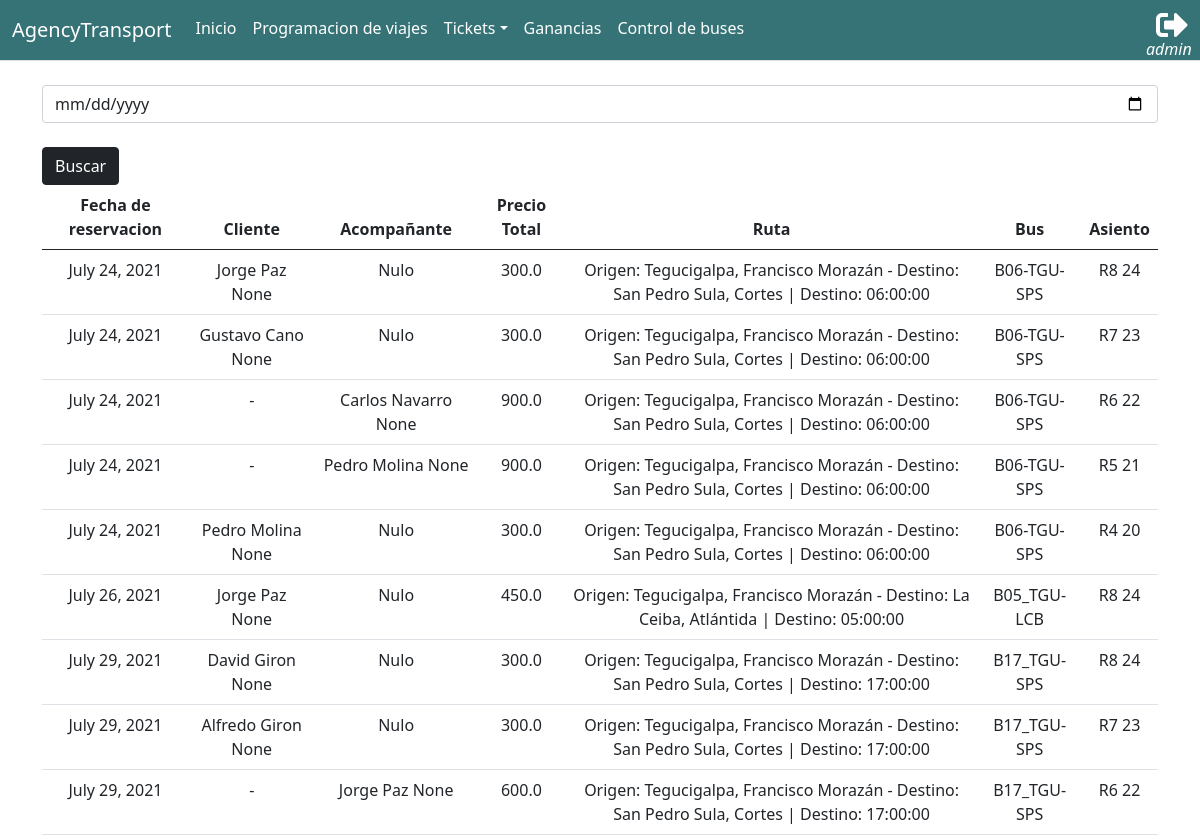
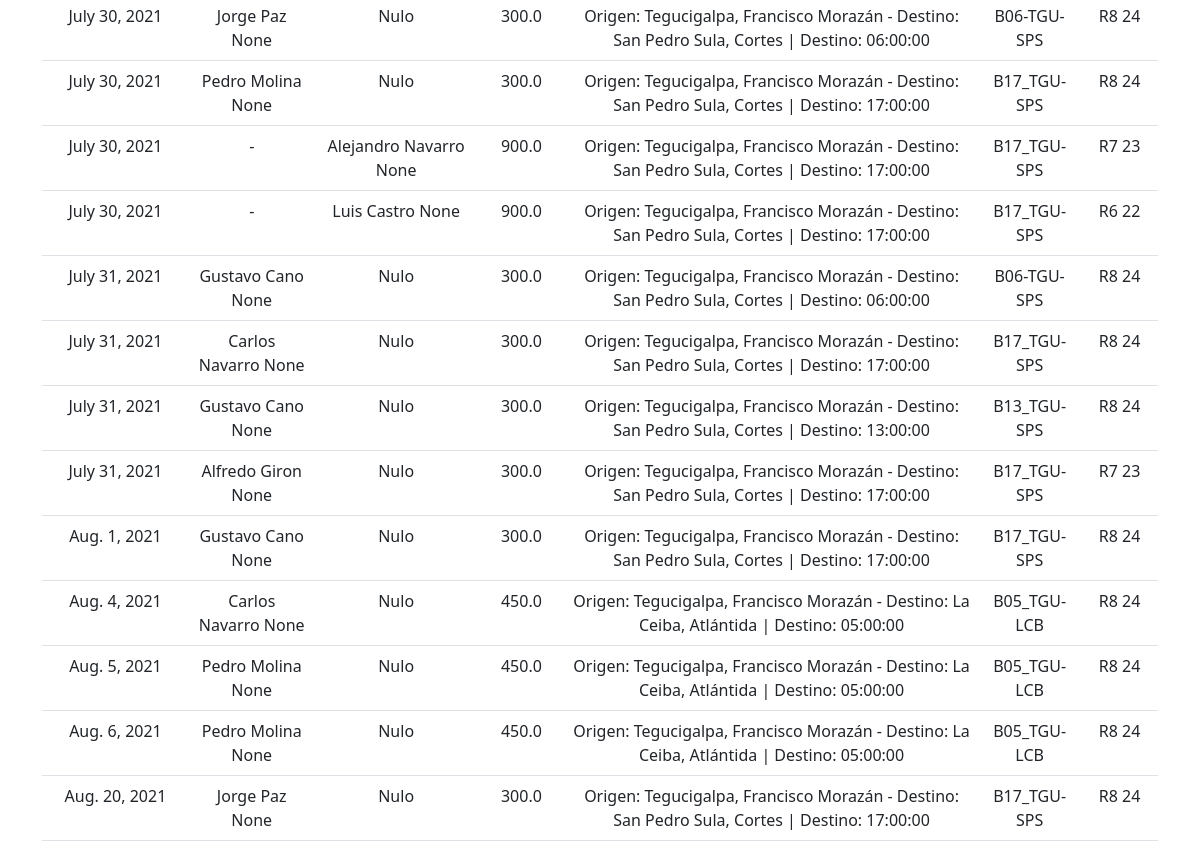
The page /transportAgency/details/ (signed in) on the database as committed earlier (2 pictures, top to bottom).
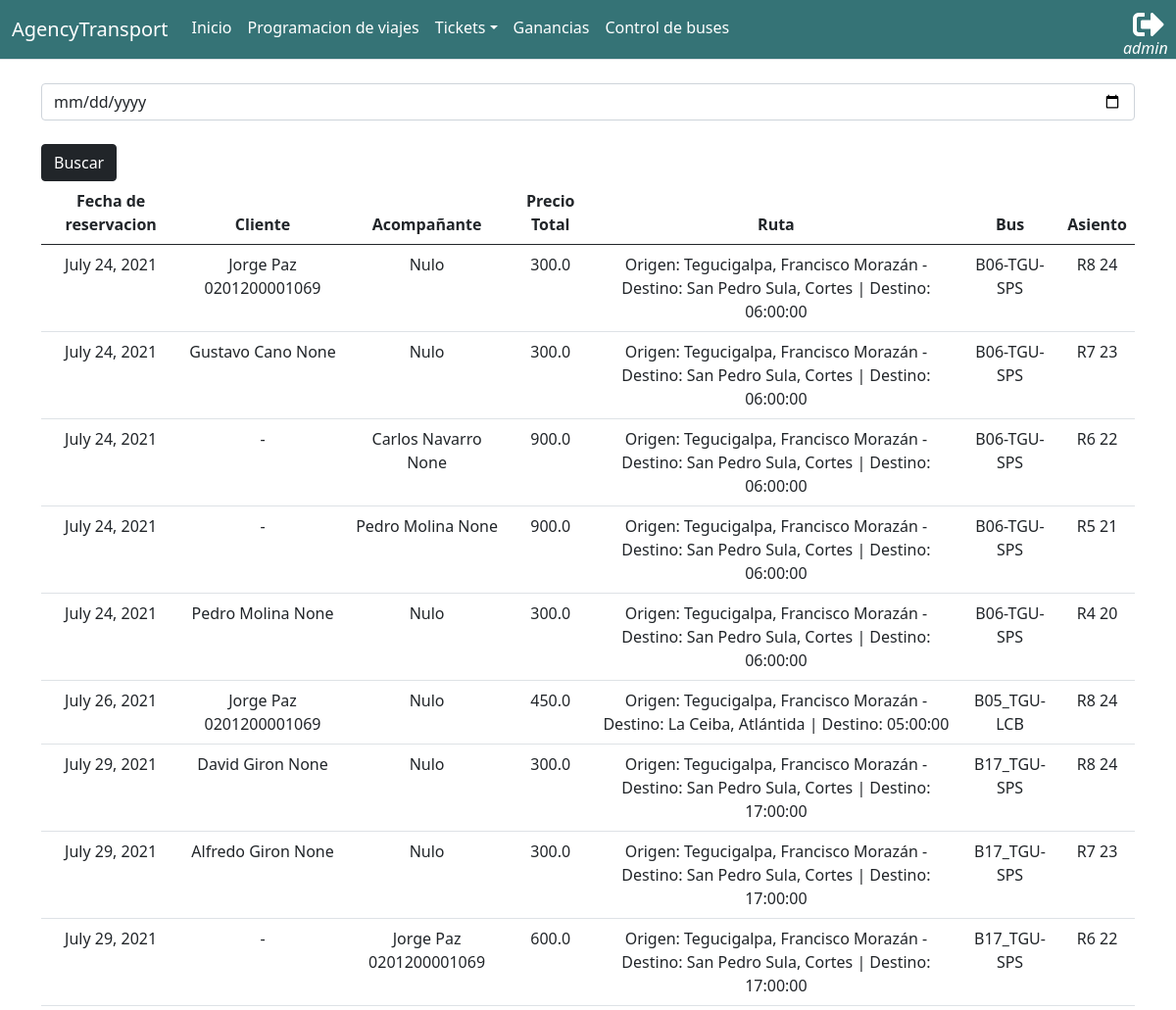
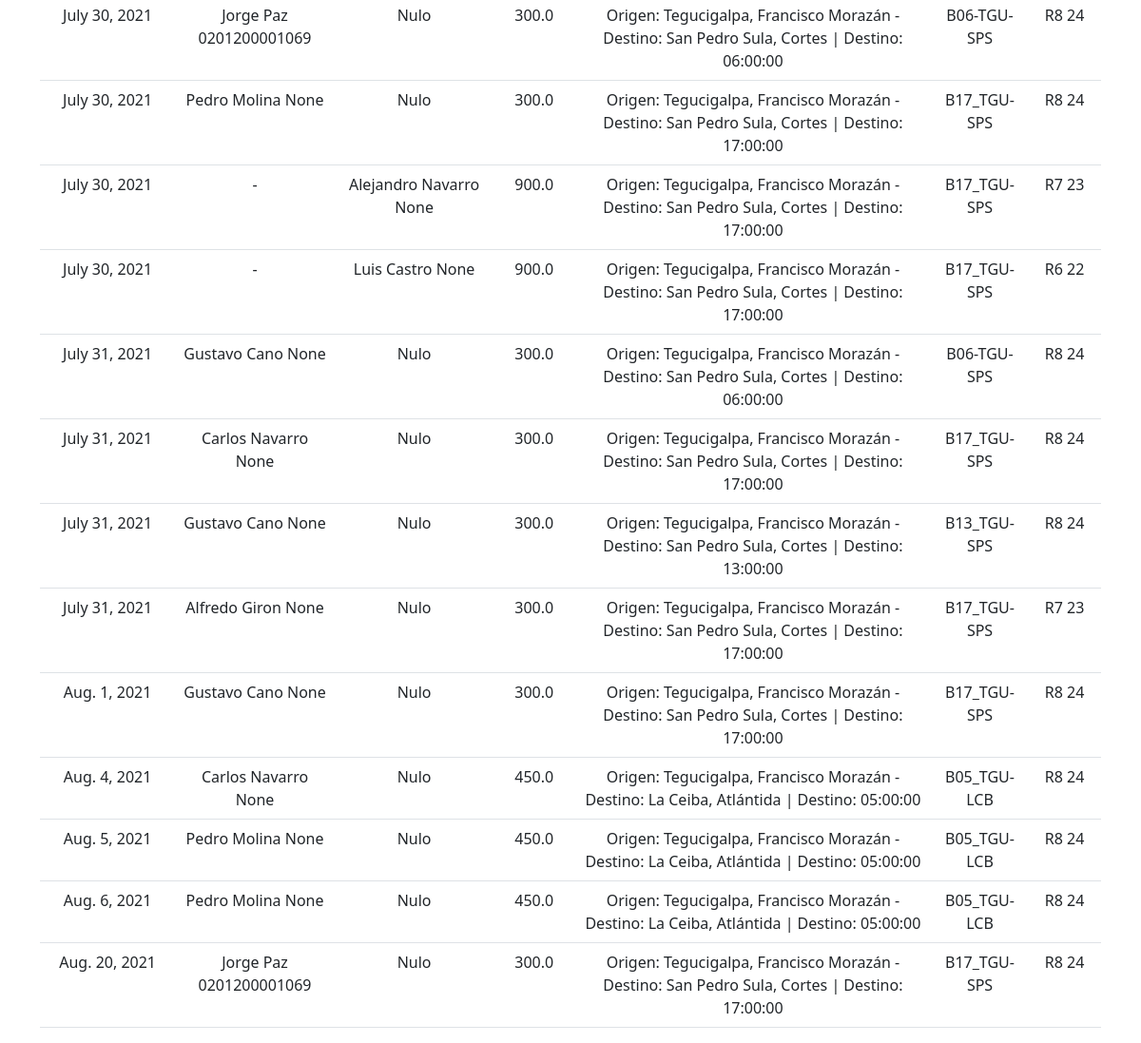
The same page on the database as committed later (2 pictures, top to bottom).
### app_transportAgency/models.py (models this page shows, shortened)
class Ticket(models.Model):
    creation_date      = models.DateTimeField(auto_now_add=True,blank=True, null=True )
    client             = models.ForeignKey(Client,related_name="cliente_ticket", on_delete=models.CASCADE, blank=True, null=True)
    companion          = models.ForeignKey(Client,related_name="companion_tciket", on_delete=models.CASCADE, blank=True, null=True)
    ticket_reservation = models.DateField(blank=True, null=True)
    ticket_available   = models.IntegerField(default=16, blank=True, null=True)
    ticket_quantity    = models.IntegerField(blank=True, null=True) # 3
    total_price        = models.FloatField()
    routes             = models.ForeignKey(Route,on_delete=models.CASCADE, null=True, blank=True)
    trips              = models.ForeignKey(TripScheduling, on_delete=models.CASCADE, null=True, blank=True) #27 ==>
    bus                = models.ForeignKey(Bus, on_delete=models.CASCADE, null=True, blank=True)
    seating            = models.ForeignKey(Seating,on_delete=models.CASCADE, blank=True, null=True)

class Client(models.Model):
    dni        = models.CharField(max_length=13,null=True, blank=True)
    first_name = models.CharField(max_length=50)
    last_name  = models.CharField(max_length=50)
    phone      = models.CharField(max_length=50)
    email      = models.CharField(max_length=50)
    user       = models.OneToOneField(User, on_delete=models.CASCADE, null=True, blank=True)
    def __str__(self):
        return f'{self.first_name} {self.last_name} {self.dni}'

class Route(models.Model):
    origin     = models.ForeignKey(City, related_name="origin_city", on_delete=models.CASCADE)
    destiny    = models.ForeignKey(City, related_name="destiny_city", on_delete=models.CASCADE)
    route_time = models.IntegerField()
    precio     = models.FloatField()
    schedule   = models.ForeignKey(Schedule, on_delete=models.CASCADE, blank=True, null=True)
    bus        = models.ForeignKey(Bus, on_delete=models.PROTECT, blank=True, null=True)
    def __str__(self):
        return f'Origen: {self.origin} - Destino: {self.destiny} | Destino: {self.schedule}'

class City(models.Model):
    name_city = models.CharField(max_length=70)
    def __str__(self):
        return self.name_city
    class Meta:
        verbose_name_plural = 'Cities'

class Schedule(models.Model):
    route_schedule = models.TimeField()
    def __str__(self):
        return f'{self.route_schedule}'

class Bus(models.Model):
    name_bus = models.CharField(max_length=50)
    seating  = models.ManyToManyField(Seating)
    def __str__(self):
        return f'{self.name_bus}'
    class Meta:
        verbose_name_plural = 'Buses'

class Seating(models.Model):
    name_seating = models.CharField(max_length=3)
    def __str__(self):
        return f'{self.name_seating} {self.pk}'

### app_transportAgency/views.py (the view)
# urls.py: path('details/', views.details_ticket, name="details_ticket"),
@login_required()
def details_ticket(request):
    q = request.GET.get('q')
    if q:
        tickets = Ticket.objects.filter(ticket_reservation=q)
    else:
        tickets =  Ticket.objects.all().order_by('ticket_reservation')
    return render(request, 'transportAgency/detailsTicket.html', {
        'tickets' : tickets,
    })

### app_transportAgency/templates/transportAgency/detailsTicket.html (shortened to what this page needs)
{% extends "base.html" %}
{% block container %}
    <div class="container">
        <br>
        <div>
            <form action="" >
                <input type="date" class="form-control" name="q" placeholder='fecha'>
                <br>
                <button class="btn btn-dark">Buscar</button>
            </form>
        </div>
        <div class="row">
            <div class="col">
                <table class="table table-responsive " style="text-align:center">
                    <thead>
                        <tr>
                            <th>Fecha de reservacion</th>
                            <th>Cliente</th>
                            <th>Acompañante</th>
                            <th>Precio Total</th>
                            <th>Ruta</th>
                            <th>Bus</th>
                            <th>Asiento</th>
                        </tr>
                    </thead>
                    <tbody>
                        {% for t in tickets  %}
                        {% if t.bus %}
                            {% if t.client and t.companion %}
                                <tr>
                                <td>{{t.ticket_reservation}}</td>
                                <td>-</td>
                                {% if t.companion %}
                                <td>{{t.companion}}</td>
                                {% else %}
                                <td>-</td>
                                {% endif %}
                                <td>{{t.total_price}}</td>
                                <td>{{t.routes}}</td>
                                <td>{{t.bus}}</td>
                                <td>{{t.seating}}</td>
                                </tr>
                            {% else %}
                            <tr>
                                <td>{{t.ticket_reservation}}</td>
                                <td>{{t.client}}</td>
                                {% if t.companion %}
                                <td>{{t.companion}}</td>
                                {% else %}
                                <td>Nulo</td>
                                {% endif %}
                                <td>{{t.total_price}}</td>
                                <td>{{t.routes}}</td>
                                <td>{{t.bus}}</td>
                                <td>{{t.seating}}</td>
                            </tr>
                            {% endif %}
                        {% endif %}
                        {% empty %}
                        <tr>
                            <td colspan=7>No hay</td>
                        </tr>
                        {% endfor %}
                    </tbody>
                </table>
            </div>
        </div>
    </div>
{% endblock container %}

Rows that differ between the two databases and show on the page:
changed through a linked row, Ticket (number 1 of 22 on the later page): client "Jorge Paz None" → "Jorge Paz 0201200001069"
changed through a linked row, Ticket "July 26, 2021": client "Jorge Paz None" → "Jorge Paz 0201200001069"
changed through a linked row, Ticket (number 9 of 22 on the later page): companion "Jorge Paz None" → "Jorge Paz 0201200001069"
changed through a linked row, Ticket (number 10 of 22 on the later page): client "Jorge Paz None" → "Jorge Paz 0201200001069"
changed through a linked row, Ticket "Aug. 20, 2021": client "Jorge Paz None" → "Jorge Paz 0201200001069"
